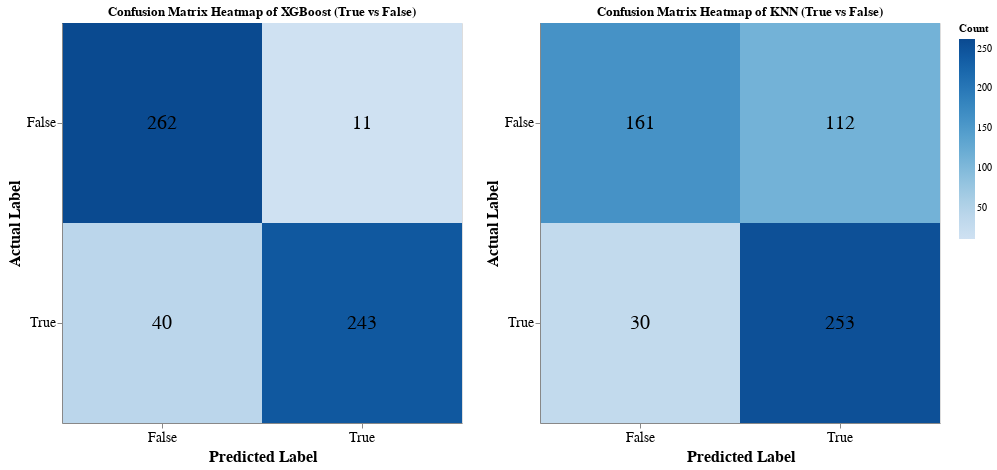

Notebook source saved alongside this figure:
### Markdown cell above
### Confusion Matrix

### Code cell
cm_xgb = altair_confusion_matrix(y_test, y_pred['XGBoost'], 'XGBoost')
cm_knn = altair_confusion_matrix(y_test, y_pred['KNN'], 'KNN')

alt.hconcat(cm_xgb, cm_knn)

### Figure 1 — Vega-Lite specification as saved in the notebook (floating-point values rounded to 4 significant figures)
{"config": {"view": {"continuousWidth": 300, "continuousHeight": 300}}, "hconcat": [{"layer": [{"mark": {"type": "rect"}, "encoding": {"color": {"field": "Count", "scale": {"scheme": "blues"}, "title": "Count", "type": "quantitative"}, "tooltip": [{"field": "Actual", "type": "nominal"}, {"field": "Predicted", "type": "nominal"}, {"field": "Count", "type": "quantitative"}], "x": {"axis": {"labelAngle": 0, "labelFontSize": 14, "titleFontSize": 16}, "field": "Predicted", "title": "Predicted Label", "type": "nominal"}, "y": {"axis": {"labelFontSize": 14, "titleFontSize": 16}, "field": "Actual", "title": "Actual Label", "type": "nominal"}}, "title": "Confusion Matrix Heatmap of XGBoost (True vs False)"}, {"mark": {"type": "text", "align": "center", "baseline": "middle", "fontSize": 20}, "encoding": {"color": {"value": "black"}, "text": {"field": "Count", "type": "quantitative"}, "tooltip": [{"field": "Actual", "type": "nominal"}, {"field": "Predicted", "type": "nominal"}, {"field": "Count", "type": "quantitative"}], "x": {"axis": {"labelAngle": 0, "labelFontSize": 14, "titleFontSize": 16}, "field": "Predicted", "title": "Predicted Label", "type": "nominal"}, "y": {"axis": {"labelFontSize": 14, "titleFontSize": 16}, "field": "Actual", "title": "Actual Label", "type": "nominal"}}, "title": "Confusion Matrix Heatmap of XGBoost (True vs False)"}], "data": {"name": "data-e473420087c26e5ef6d9615679dc064b"}, "height": 400, "width": 400}, {"layer": [{"mark": {"type": "rect"}, "encoding": {"color": {"field": "Count", "scale": {"scheme": "blues"}, "title": "Count", "type": "quantitative"}, "tooltip": [{"field": "Actual", "type": "nominal"}, {"field": "Predicted", "type": "nominal"}, {"field": "Count", "type": "quantitative"}], "x": {"axis": {"labelAngle": 0, "labelFontSize": 14, "titleFontSize": 16}, "field": "Predicted", "title": "Predicted Label", "type": "nominal"}, "y": {"axis": {"labelFontSize": 14, "titleFontSize": 16}, "field": "Actual", "title": "Actual Label", "type": "nominal"}}, "title": "Confusion Matrix Heatmap of KNN (True vs False)"}, {"mark": {"type": "text", "align": "center", "baseline": "middle", "fontSize": 20}, "encoding": {"color": {"value": "black"}, "text": {"field": "Count", "type": "quantitative"}, "tooltip": [{"field": "Actual", "type": "nominal"}, {"field": "Predicted", "type": "nominal"}, {"field": "Count", "type": "quantitative"}], "x": {"axis": {"labelAngle": 0, "labelFontSize": 14, "titleFontSize": 16}, "field": "Predicted", "title": "Predicted Label", "type": "nominal"}, "y": {"axis": {"labelFontSize": 14, "titleFontSize": 16}, "field": "Actual", "title": "Actual Label", "type": "nominal"}}, "title": "Confusion Matrix Heatmap of KNN (True vs False)"}], "data": {"name": "data-2599dfbdd927ae8e8992c235a5072544"}, "height": 400, "width": 400}], "$schema": "https://vega.github.io/schema/vega-lite/v5.20.1.json", "datasets": {"data-e473420087c26e5ef6d9615679dc064b": [{"Actual": "False", "Predicted": "False", "Count": 262}, {"Actual": "True", "Predicted": "False", "Count": 40}, {"Actual": "False", "Predicted": "True", "Count": 11}, {"Actual": "True", "Predicted": "True", "Count": 243}], "data-2599dfbdd927ae8e8992c235a5072544": [{"Actual": "False", "Predicted": "False", "Count": 161}, {"Actual": "True", "Predicted": "False", "Count": 30}, {"Actual": "False", "Predicted": "True", "Count": 112}, {"Actual": "True", "Predicted": "True", "Count": 253}]}}
